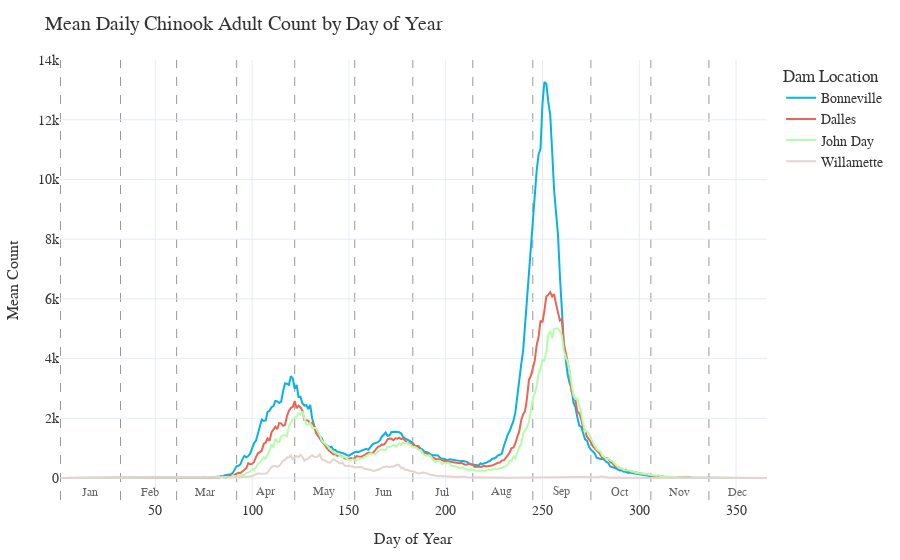

The cell this chart's notebook holds for it:
### Code cell
# Plot Averages for the Dams
fig = px.line()
fig.add_scatter(
    x=bon_avg["DoY"],
    y=bon_avg["ChinookAdult"],
    name="Bonneville",
    mode="lines",
    line=dict(color="#08B2E3", width=2),
)

fig.add_scatter(
    x=dalles_avg["DoY"],
    y=dalles_avg["ChinookAdult"],
    name="Dalles",
    mode="lines",
    line=dict(color="#EE6352", width=2),
)

fig.add_scatter(
    x=johnday_avg["DoY"],
    y=johnday_avg["ChinookAdult"],
    name="John Day",
    mode="lines",
    line=dict(color="#B2FFA9", width=2),
)

fig.add_scatter(
    x=willamette_avg["DoY"],
    y=willamette_avg["ChinookAdult"],
    name="Willamette",
    mode="lines",
    line=dict(color="#E5D4CE", width=2),
)

# Update layout with correct syntax
fig.update_layout(
    title=dict(
        text="Mean Daily Chinook Adult Count by Day of Year",
        font=dict(size=20, family="Helvetica Neue", color="#333"),
    ),
    plot_bgcolor="white",
    paper_bgcolor="white",
    xaxis=dict(
        title=dict(text="Day of Year", font=dict(size=16)),
        tickfont=dict(size=14),
        gridcolor="#E5ECF6",
        zeroline=False,
    ),
    yaxis=dict(
        title=dict(text="Mean Count", font=dict(size=16)),
        tickfont=dict(size=14),
        gridcolor="#E5ECF6",
        zeroline=False,
    ),
    legend=dict(title="Dam Location", font=dict(size=14)),
    font=dict(family="Helvetica Neue", size=14, color="#333"),
    margin=dict(l=60, r=40, t=60, b=60),
)
import calendar

# Get the first DoY of each month (non-leap year assumed)
month_start_days = [1]
for month in range(2, 13):
    month_start_days.append(
        sum(calendar.monthrange(2024, m)[1] for m in range(1, month)) + 1
    )

# Add monthly divider lines
for doy in month_start_days:
    fig.add_vline(x=doy, line=dict(color="#999", width=1, dash="dash"), layer="below")

for i, doy in enumerate(month_start_days):
    fig.add_annotation(
        x=doy + 15,  # push label into the month a bit
        y=0,
        yanchor="bottom",
        text=calendar.month_abbr[i + 1],
        showarrow=False,
        font=dict(size=12, color="#666"),
        xanchor="center",
        xref="x",
        yref="paper",
    )

fig.show()

### Figure 1 — Plotly figure (JSON) as saved in the notebook; plotly's stock layout.template omitted (floating-point values rounded to 4 significant figures; data arrays with more than 128 entries replaced by an {"elided": "..."} marker saying what was removed)
{"data": [{"hovertemplate": "<extra></extra>", "legendgroup": "", "line": {"color": "#636efa", "dash": "solid"}, "marker": {"symbol": "circle"}, "mode": "lines", "name": "", "orientation": "v", "showlegend": false, "type": "scatter", "xaxis": "x", "yaxis": "y"}, {"line": {"color": "#08B2E3", "width": 2}, "mode": "lines", "name": "Bonneville", "type": "scatter", "x": {"elided": "366 int values"}, "y": {"elided": "366 float values"}}, {"line": {"color": "#EE6352", "width": 2}, "mode": "lines", "name": "Dalles", "type": "scatter", "x": {"elided": "366 int values"}, "y": {"elided": "366 float values"}}, {"line": {"color": "#B2FFA9", "width": 2}, "mode": "lines", "name": "John Day", "type": "scatter", "x": {"elided": "366 int values"}, "y": {"elided": "366 float values"}}, {"line": {"color": "#E5D4CE", "width": 2}, "mode": "lines", "name": "Willamette", "type": "scatter", "x": {"elided": "366 int values"}, "y": {"elided": "366 float values"}}], "layout": {"annotations": [{"font": {"color": "#666", "size": 12}, "showarrow": false, "text": "Jan", "x": 16, "xanchor": "center", "xref": "x", "y": 0, "yanchor": "bottom", "yref": "paper"}, {"font": {"color": "#666", "size": 12}, "showarrow": false, "text": "Feb", "x": 47, "xanchor": "center", "xref": "x", "y": 0, "yanchor": "bottom", "yref": "paper"}, {"font": {"color": "#666", "size": 12}, "showarrow": false, "text": "Mar", "x": 76, "xanchor": "center", "xref": "x", "y": 0, "yanchor": "bottom", "yref": "paper"}, {"font": {"color": "#666", "size": 12}, "showarrow": false, "text": "Apr", "x": 107, "xanchor": "center", "xref": "x", "y": 0, "yanchor": "bottom", "yref": "paper"}, {"font": {"color": "#666", "size": 12}, "showarrow": false, "text": "May", "x": 137, "xanchor": "center", "xref": "x", "y": 0, "yanchor": "bottom", "yref": "paper"}, {"font": {"color": "#666", "size": 12}, "showarrow": false, "text": "Jun", "x": 168, "xanchor": "center", "xref": "x", "y": 0, "yanchor": "bottom", "yref": "paper"}, {"font": {"color": "#666", "size": 12}, "showarrow": false, "text": "Jul", "x": 198, "xanchor": "center", "xref": "x", "y": 0, "yanchor": "bottom", "yref": "paper"}, {"font": {"color": "#666", "size": 12}, "showarrow": false, "text": "Aug", "x": 229, "xanchor": "center", "xref": "x", "y": 0, "yanchor": "bottom", "yref": "paper"}, {"font": {"color": "#666", "size": 12}, "showarrow": false, "text": "Sep", "x": 260, "xanchor": "center", "xref": "x", "y": 0, "yanchor": "bottom", "yref": "paper"}, {"font": {"color": "#666", "size": 12}, "showarrow": false, "text": "Oct", "x": 290, "xanchor": "center", "xref": "x", "y": 0, "yanchor": "bottom", "yref": "paper"}, {"font": {"color": "#666", "size": 12}, "showarrow": false, "text": "Nov", "x": 321, "xanchor": "center", "xref": "x", "y": 0, "yanchor": "bottom", "yref": "paper"}, {"font": {"color": "#666", "size": 12}, "showarrow": false, "text": "Dec", "x": 351, "xanchor": "center", "xref": "x", "y": 0, "yanchor": "bottom", "yref": "paper"}], "font": {"color": "#333", "family": "Helvetica Neue", "size": 14}, "legend": {"font": {"size": 14}, "title": {"text": "Dam Location"}, "tracegroupgap": 0}, "margin": {"b": 60, "l": 60, "r": 40, "t": 60}, "paper_bgcolor": "white", "plot_bgcolor": "white", "shapes": [{"layer": "below", "line": {"color": "#999", "dash": "dash", "width": 1}, "type": "line", "x0": 1, "x1": 1, "xref": "x", "y0": 0, "y1": 1, "yref": "y domain"}, {"layer": "below", "line": {"color": "#999", "dash": "dash", "width": 1}, "type": "line", "x0": 32, "x1": 32, "xref": "x", "y0": 0, "y1": 1, "yref": "y domain"}, {"layer": "below", "line": {"color": "#999", "dash": "dash", "width": 1}, "type": "line", "x0": 61, "x1": 61, "xref": "x", "y0": 0, "y1": 1, "yref": "y domain"}, {"layer": "below", "line": {"color": "#999", "dash": "dash", "width": 1}, "type": "line", "x0": 92, "x1": 92, "xref": "x", "y0": 0, "y1": 1, "yref": "y domain"}, {"layer": "below", "line": {"color": "#999", "dash": "dash", "width": 1}, "type": "line", "x0": 122, "x1": 122, "xref": "x", "y0": 0, "y1": 1, "yref": "y domain"}, {"layer": "below", "line": {"color": "#999", "dash": "dash", "width": 1}, "type": "line", "x0": 153, "x1": 153, "xref": "x", "y0": 0, "y1": 1, "yref": "y domain"}, {"layer": "below", "line": {"color": "#999", "dash": "dash", "width": 1}, "type": "line", "x0": 183, "x1": 183, "xref": "x", "y0": 0, "y1": 1, "yref": "y domain"}, {"layer": "below", "line": {"color": "#999", "dash": "dash", "width": 1}, "type": "line", "x0": 214, "x1": 214, "xref": "x", "y0": 0, "y1": 1, "yref": "y domain"}, {"layer": "below", "line": {"color": "#999", "dash": "dash", "width": 1}, "type": "line", "x0": 245, "x1": 245, "xref": "x", "y0": 0, "y1": 1, "yref": "y domain"}, {"layer": "below", "line": {"color": "#999", "dash": "dash", "width": 1}, "type": "line", "x0": 275, "x1": 275, "xref": "x", "y0": 0, "y1": 1, "yref": "y domain"}, {"layer": "below", "line": {"color": "#999", "dash": "dash", "width": 1}, "type": "line", "x0": 306, "x1": 306, "xref": "x", "y0": 0, "y1": 1, "yref": "y domain"}, {"layer": "below", "line": {"color": "#999", "dash": "dash", "width": 1}, "type": "line", "x0": 336, "x1": 336, "xref": "x", "y0": 0, "y1": 1, "yref": "y domain"}], "title": {"font": {"color": "#333", "family": "Helvetica Neue", "size": 20}, "text": "Mean Daily Chinook Adult Count by Day of Year"}, "xaxis": {"anchor": "y", "domain": [0, 1], "gridcolor": "#E5ECF6", "tickfont": {"size": 14}, "title": {"font": {"size": 16}, "text": "Day of Year"}, "zeroline": false}, "yaxis": {"anchor": "x", "domain": [0, 1], "gridcolor": "#E5ECF6", "tickfont": {"size": 14}, "title": {"font": {"size": 16}, "text": "Mean Count"}, "zeroline": false}}}
